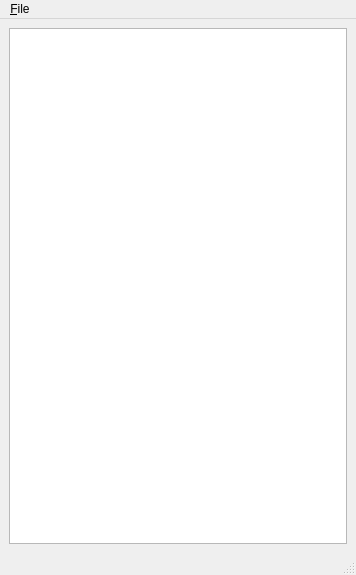
<?xml version="1.0" encoding="UTF-8"?>
<ui version="4.0">
 <class>MainWindow</class>
 <widget class="QMainWindow" name="MainWindow">
  <property name="geometry">
   <rect>
    <x>0</x>
    <y>0</y>
    <width>356</width>
    <height>575</height>
   </rect>
  </property>
  <property name="windowTitle">
   <string>MainWindow</string>
  </property>
  <widget class="QWidget" name="centralwidget">
   <layout class="QGridLayout" name="gridLayout">
    <item row="0" column="0">
     <widget class="QTextEdit" name="textEdit"/>
    </item>
   </layout>
  </widget>
  <widget class="QMenuBar" name="menubar">
   <property name="geometry">
    <rect>
     <x>0</x>
     <y>0</y>
     <width>356</width>
     <height>23</height>
    </rect>
   </property>
   <widget class="QMenu" name="menu_File">
    <property name="title">
     <string>&amp;File</string>
    </property>
    <addaction name="actionShow_CCPL"/>
    <addaction name="action_About"/>
    <addaction name="action_Close"/>
   </widget>
   <addaction name="menu_File"/>
  </widget>
  <widget class="QStatusBar" name="statusbar"/>
  <action name="actionShow_CCPL">
   <property name="text">
    <string>Show &amp;CCPL</string>
   </property>
  </action>
  <action name="action_About">
   <property name="text">
    <string>&amp;About</string>
   </property>
  </action>
  <action name="action_Close">
   <property name="checkable">
    <bool>false</bool>
   </property>
   <property name="text">
    <string>Close   &amp;X</string>
   </property>
  </action>
 </widget>
 <resources/>
 <connections>
  <connection>
   <sender>action_Close</sender>
   <signal>triggered()</signal>
   <receiver>MainWindow</receiver>
   <slot>close()</slot>
   <hints>
    <hint type="sourcelabel">
     <x>-1</x>
     <y>-1</y>
    </hint>
    <hint type="destinationlabel">
     <x>365</x>
     <y>237</y>
    </hint>
   </hints>
  </connection>
 </connections>
</ui>
